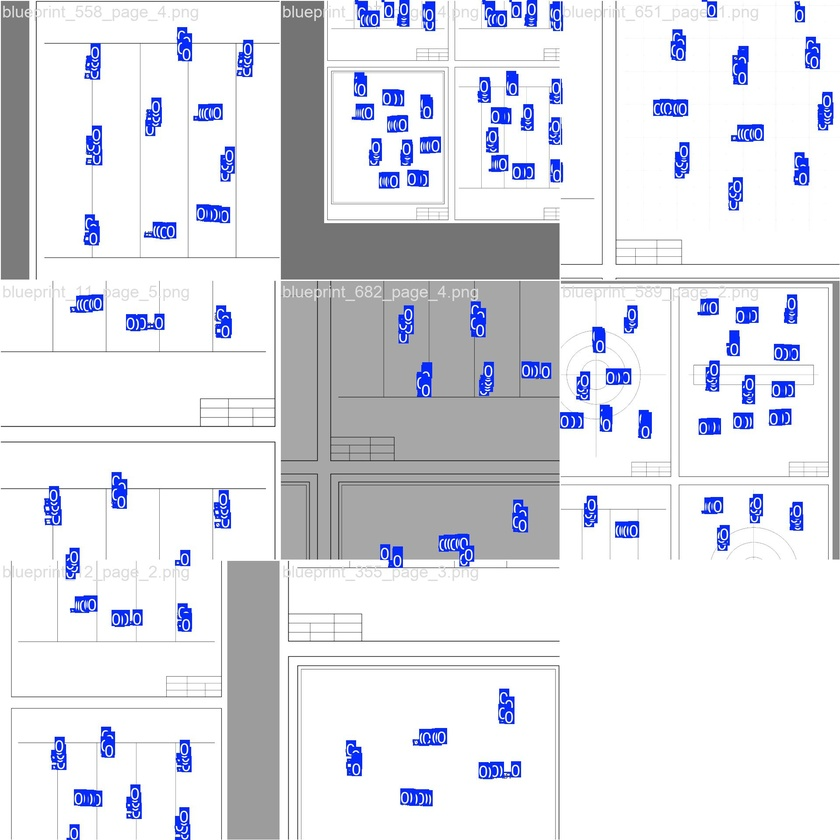
#> input picture runs/obb/runs/obb/trained_on_1000_pdfs/train_batch0.jpg, 840 x 840 px, shrunk from 1920 x 1920 before the run; its folder holds only this picture in this run
$ python -i test_split.py   (imports and definitions only)
#> lines starting #> are read from the running program, lines starting #| are printed output that depends on the picture; after the words box and inside, x2 and y2 are one past the last pixel; in counts of white or black regions, pixels touching at a corner belong together
#> further down, picture is the input picture: shape (840, 840, 3); mean B, G, R 231.3, 223.6, 222
import cv2
import numpy as np
import os
import glob

images_path = r"d:\Internship\OCR_PDF\sign-detection-yolo8n\toTest\CLEANINTEST\*"
images = glob.glob(images_path)

def get_foreground_mask(img):
    gray = cv2.cvtColor(img, cv2.COLOR_BGR2GRAY)
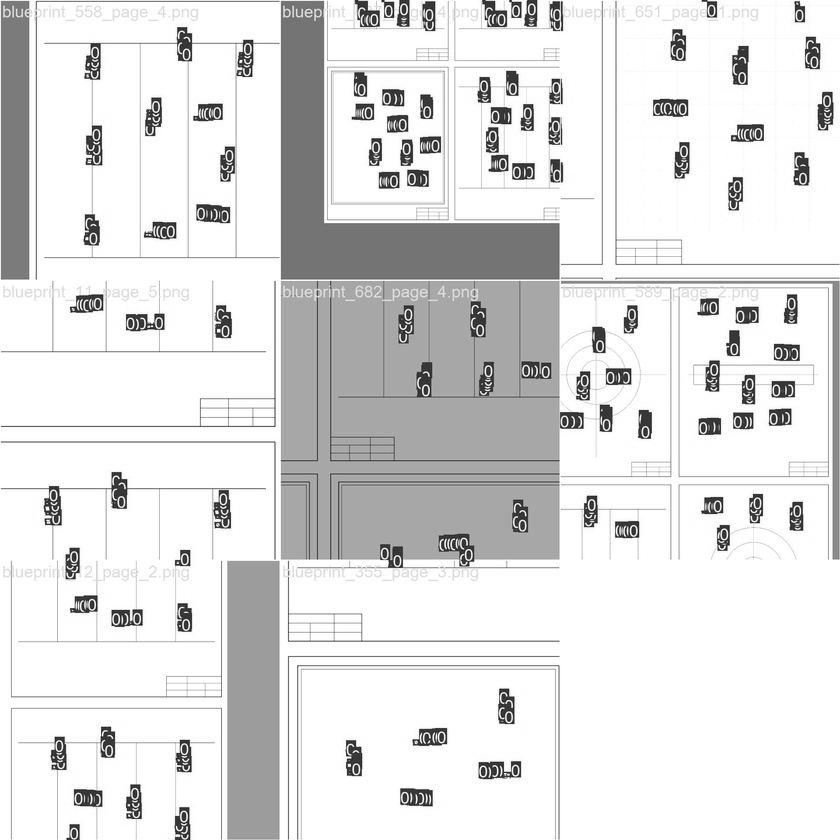
#> gray: shape (840, 840); min 23, max 255, mean 224
    corners = [gray[0,0], gray[0,-1], gray[-1,0], gray[-1,-1]]
#> corners = [250, 255, 255, 255]
    avg_corner = np.mean(corners)
#> avg_corner = 253.8
    is_white_bg = avg_corner > 127
#> is_white_bg = True

    if is_white_bg:
        # white background -> foreground is dark pixels
        _, thresh = cv2.threshold(gray, 240, 255, cv2.THRESH_BINARY_INV)
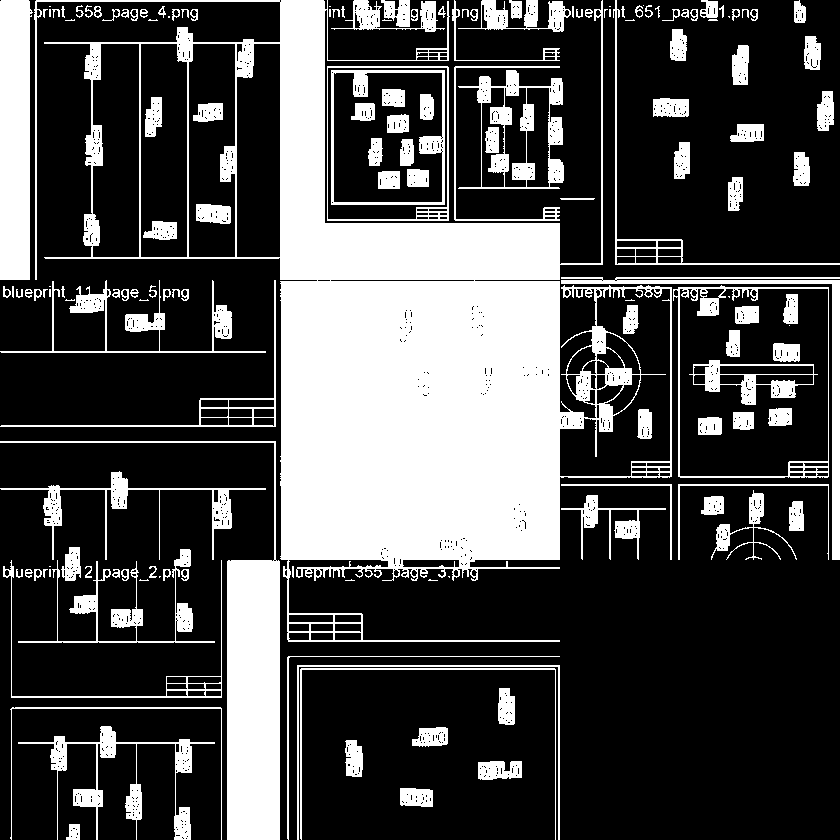
#> thresh: shape (840, 840); 28.9% white; 161 white regions (29 under 20 px), largest, box (x1, y1, x2, y2) and area: (34, 0, 672, 642) 118174, (0, 441, 280, 840) 15619, (0, 0, 33, 280) 8410
    else:
        # black background -> foreground is bright pixels
        _, thresh = cv2.threshold(gray, 15, 255, cv2.THRESH_BINARY)
    return thresh, is_white_bg

# [127 lines not run here, left out]

>>> import cv2
>>> picture = cv2.imread('../../runs/obb/runs/obb/trained_on_1000_pdfs/train_batch0.jpg')
>>> result = get_foreground_mask(picture)

$ run again, on runs/obb/runs/obb/trained_on_1000_pdfs/train_batch2.jpg
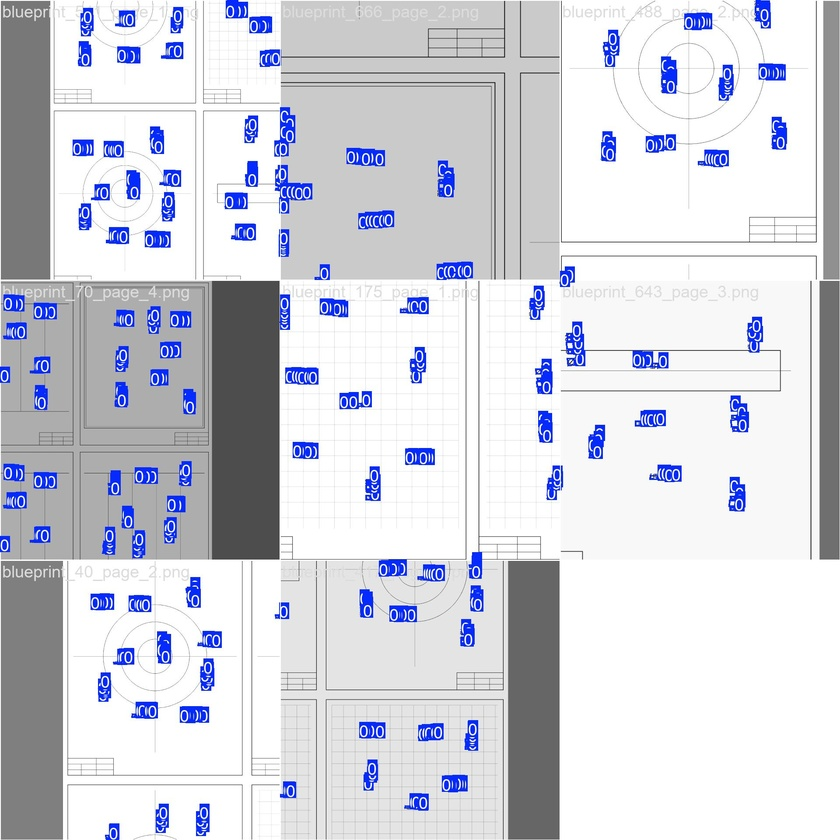
#> input picture runs/obb/runs/obb/trained_on_1000_pdfs/train_batch2.jpg, 840 x 840 px, shrunk from 1920 x 1920 before the run
#> picture is the input picture: shape (840, 840, 3); mean B, G, R 220.3, 211.5, 209.7
#> in get_foreground_mask, `gray = cv2.cvtColor(img, cv2.COLOR_BGR2GRAY)`:
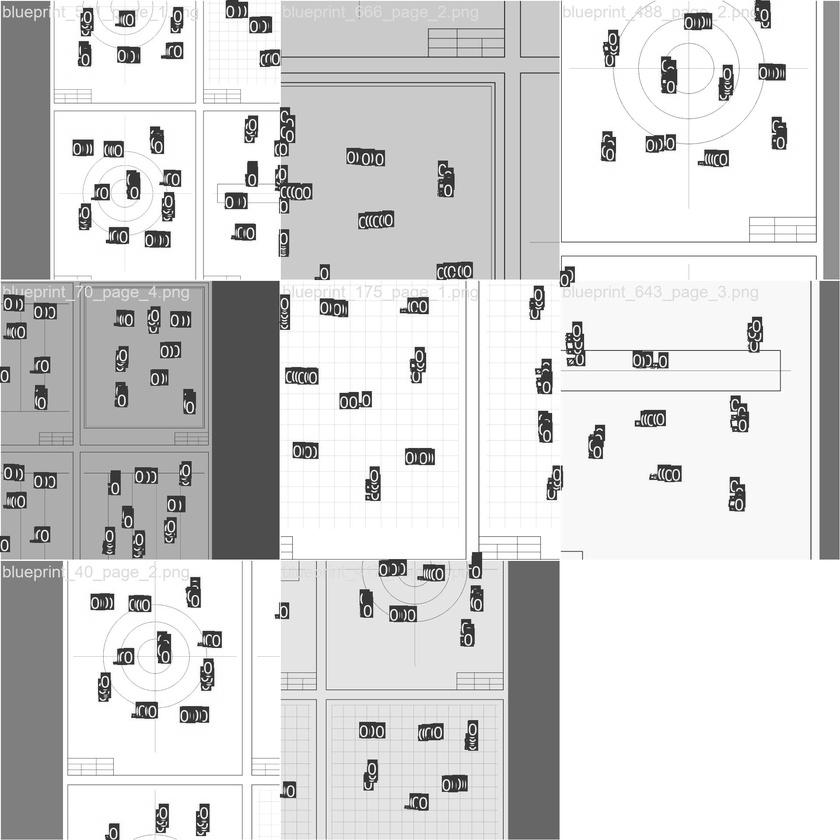
#> gray: shape (840, 840); min 25, max 255, mean 212
#> corners = [249, 243, 240, 255]
#> avg_corner = 246.8
#> is_white_bg = True
#> in get_foreground_mask, `_, thresh = cv2.threshold(gray, 240, 255, cv2.THRESH_BINARY_INV)`:
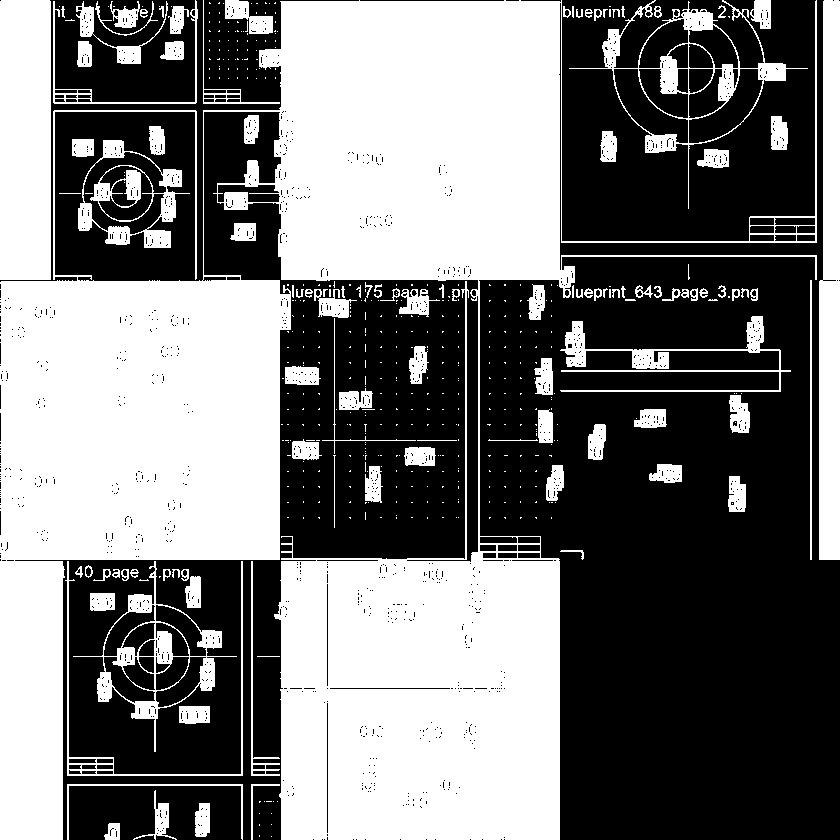
#> thresh: shape (840, 840); 46.1% white; 499 white regions (389 under 20 px), largest, box (x1, y1, x2, y2) and area: (0, 0, 817, 840) 258414, (0, 0, 51, 280) 14278, (819, 0, 840, 560) 10621
